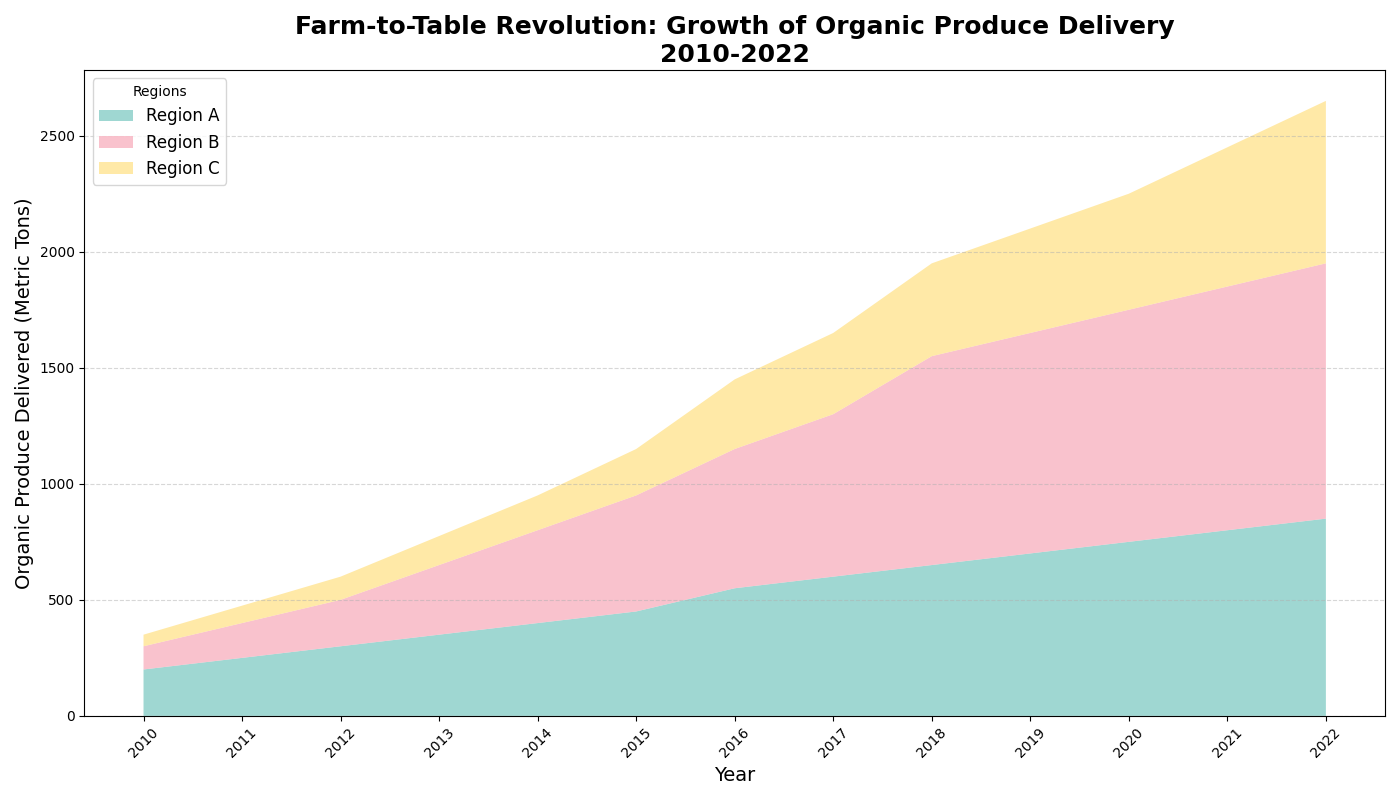

Python code for this plot:
import matplotlib.pyplot as plt
import numpy as np

# Data
years = np.arange(2010, 2023)

# Organic produce data (in metric tons)
region_a_produce = [200, 250, 300, 350, 400, 450, 550, 600, 650, 700, 750, 800, 850]
region_b_produce = [100, 150, 200, 300, 400, 500, 600, 700, 900, 950, 1000, 1050, 1100]
region_c_produce = [50, 75, 100, 125, 150, 200, 300, 350, 400, 450, 500, 600, 700]

# Create the figure and axis
fig, ax = plt.subplots(figsize=(14, 8))

# Plot the area chart with new colors
ax.stackplot(years, region_a_produce, region_b_produce, region_c_produce, 
             labels=['Region A', 'Region B', 'Region C'], 
             colors=['#76c7c0', '#f7a8b8', '#ffe082'], alpha=0.7)

# Adding titles and labels
ax.set_title('Farm-to-Table Revolution: Growth of Organic Produce Delivery\n2010-2022', fontsize=18, fontweight='bold')
ax.set_xlabel('Year', fontsize=14)
ax.set_ylabel('Organic Produce Delivered (Metric Tons)', fontsize=14)

# Adding customizations
ax.set_xticks(years)
ax.yaxis.grid(True, linestyle='--', alpha=0.5)
ax.legend(loc='upper left', title='Regions', fontsize=12)
ax.tick_params(axis='x', labelrotation=45)

# Ensure layout is optimized
plt.tight_layout()

# Show the plot
plt.show()
